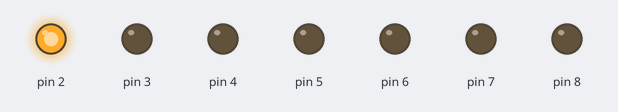
Simulated run of this sketch. Board: Arduino Uno, built with avr-gcc and run on an emulated ATmega328P. Shown: output pins drawn as LEDs (lit = HIGH).

Above: at 0.05 s.
At 0.55 s:
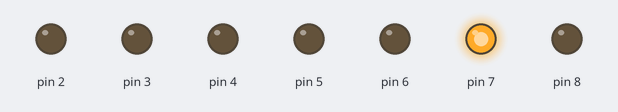
At 1.05 s:
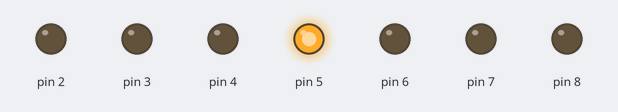
At 1.55 s:
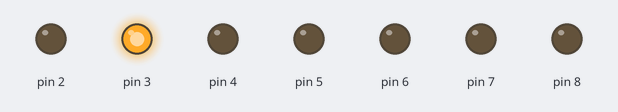
At 2.1 s:
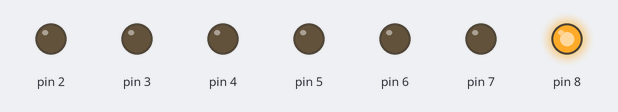
At 3.05 s:
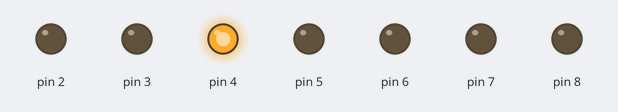
Timing chart, 0 to 3.4 s (numbered marks = the images above):
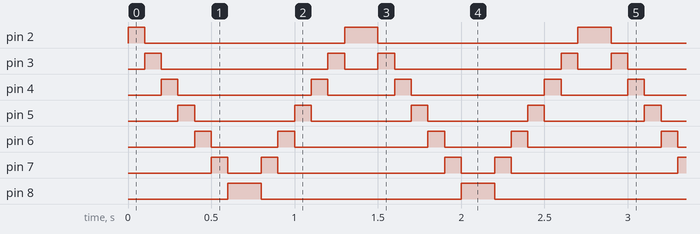

The sketch:

percobaan_2.ino
```cpp
int timer = 100; // delay, makin besar makin lambat

void setup() {
  // inisialisasi pin 2 sampai 8 sebagai output
  for (int ledPin = 2; ledPin <= 8; ledPin++) {
    pinMode(ledPin, OUTPUT);
  }
}

void loop() {
  // dari kiri ke kanan (2 → 8)
  for (int ledPin = 2; ledPin <= 8; ledPin++) {
    digitalWrite(ledPin, HIGH);
    delay(timer);
    digitalWrite(ledPin, LOW);
  }

  // dari kanan ke kiri (8 → 2)
  for (int ledPin = 8; ledPin >= 2; ledPin--) {
    digitalWrite(ledPin, HIGH);
    delay(timer);
    digitalWrite(ledPin, LOW);
  }
}
```

Measured:
- by itself, pin 2: repeats every 1.4 s: LOW 1.2 s, HIGH 0.20 s
- by itself, pin 3: repeats every 1.4 s: LOW 1.0 s, HIGH 0.10 s, LOW 0.20 s, HIGH 0.10 s
- by itself, pin 4: repeats every 1.4 s: LOW 0.80 s, HIGH 0.10 s, LOW 0.40 s, HIGH 0.10 s
- by itself, pin 5: alternates HIGH for 0.10 s and LOW for 0.60 s
- by itself, pin 6: repeats every 1.4 s: LOW 0.40 s, HIGH 0.10 s, LOW 0.80 s, HIGH 0.10 s
- by itself, pin 7: repeats every 1.4 s: LOW 0.20 s, HIGH 0.10 s, LOW 1.0 s, HIGH 0.10 s
- by itself, pin 8: alternates HIGH for 0.20 s and LOW for 1.2 s
